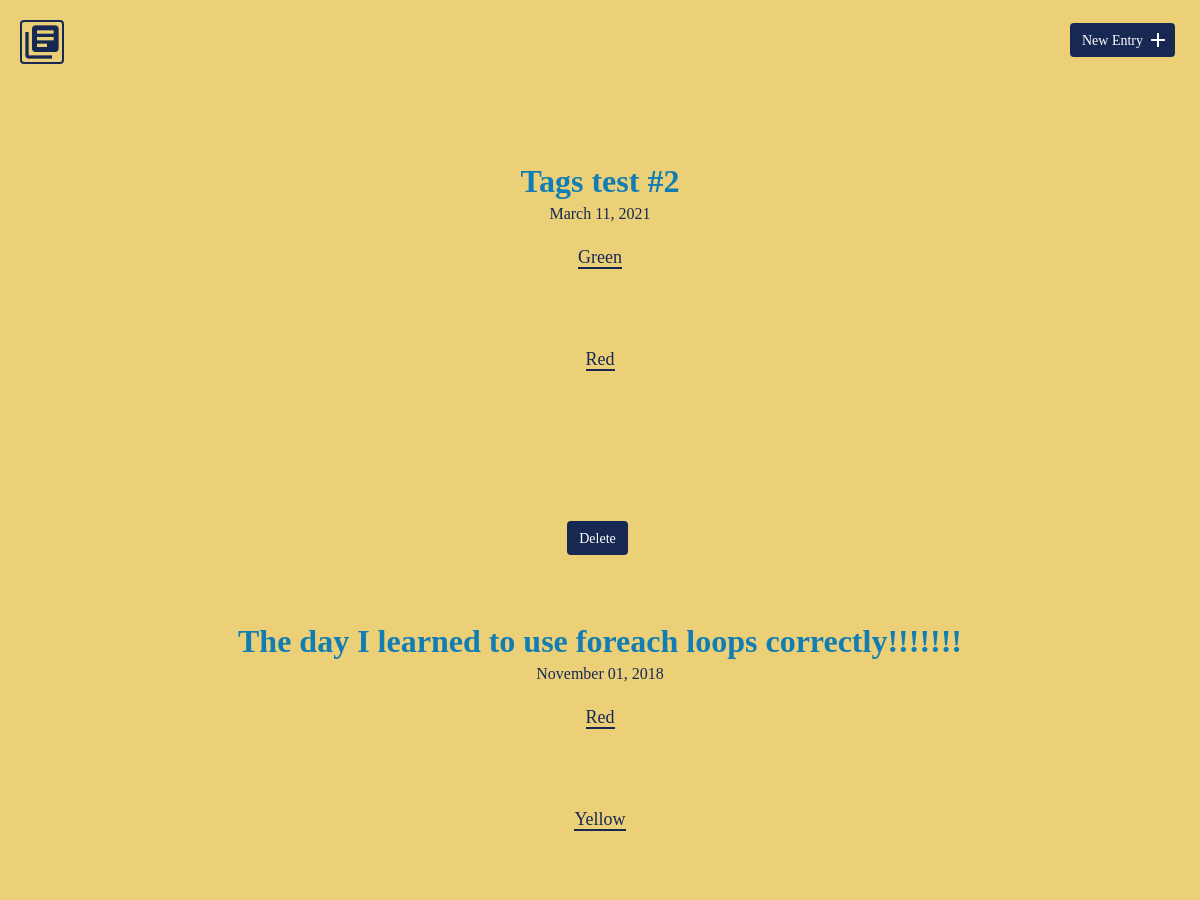
Before: / (upper part) with the older database file.
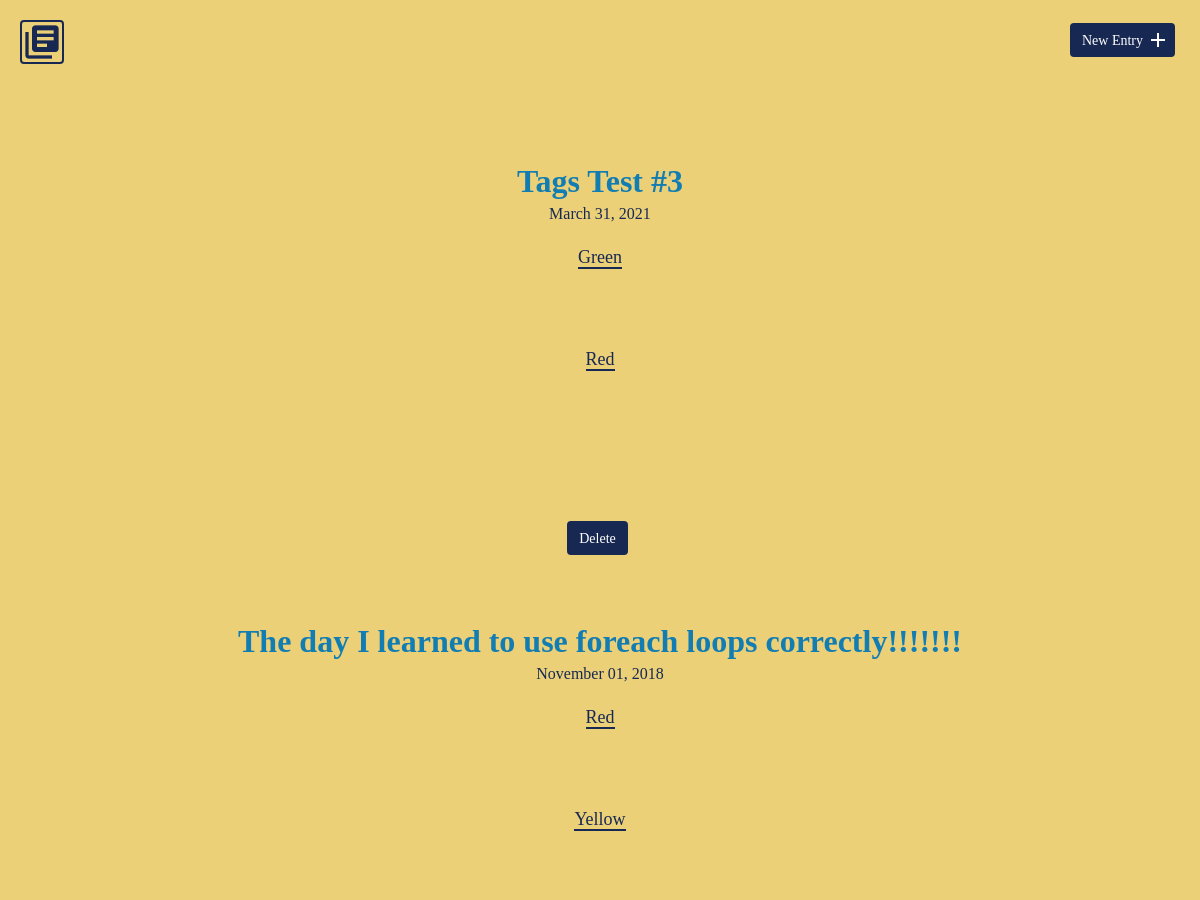
After: the same page with the newer database file.
### tables this page shows
CREATE TABLE "entries" (
	`id`	INTEGER,
	`title`	TEXT,
	`date`	TEXT,
	`time_spent`	INTEGER,
	`learned`	BLOB,
	`resources`	BLOB,
	PRIMARY KEY(`id`)
);

### inc/functions.php (called while the page is built, shortened)
<?php
function get_journal_entries(){
    include ('connection.php');
    try{
        return $db->query("SELECT id, title, date FROM entries
	                         ORDER BY date DESC");
    } catch(Exception $e) {
        echo "Error!: ".$e->getMessage();
        return array();
    }
}
function get_tags_for_entry($id) {
    include("connection.php");
    try {
      $results = $db->prepare(
          "SELECT * FROM tag_list
          JOIN end_result ON tag_list.tag_id = end_result.tag_id
          JOIN entries ON end_result.id = entries.id
          WHERE entries.id = ?
          GROUP BY tag_list.tags"
      );
      $results->bindParam(1,$id,PDO::PARAM_INT);
      $results->execute();
    } catch (Exception $e) {
      echo "bad query";
      echo $e->getMessage();
    }
    $tags = $results->fetchAll(PDO::FETCH_ASSOC);
    return $tags;
  }
?>

### index.php (the view, shortened to what this page needs)
<?php
include('inc/connection.php');
include('inc/header.php');
include('inc/functions.php');
?>
<!DOCTYPE html>
<html>
    <body>
          <section>
              <div class="container">
                  <div class="entry-list">
                          <?php
                          foreach(get_journal_entries() as $je){
                                echo "<article>";
                                echo "<h2><a href='detail.php?id=" . $je["id"] . "'>" . $je["title"] . "</a></h2>";
                                echo "<time datetime=" . $je["date"] . ">" . date('F d, Y', strtotime($je["date"])) . "</time>";
                                foreach(get_tags_for_entry($je["id"]) as $tag) {
                                    echo "<article>";
                                    echo "<p><a href='detail2.php?id=" . $je["id"] . "'>" . $tag["tags"] . "</p></li>";
                                    echo "</article>";
                                }
                                echo "<form method='post' action='index.php'>";
                                echo "<input type='submit' class='button delete journal entry' value='Delete' />\n";
                                echo "</form>";
                                echo "</article>";
                          }
                          ?>
                  </div>
              </div>
          </section>
    </body>
  <?php
    include('inc/footer.php');
    ?>
</html>

Changed rows visible on the page:
changed entries: title "Tags test #2" → "Tags Test #3"; date "March 11, 2021" → "March 31, 2021"
